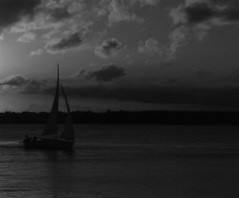
%> input picture pt2/boat.jpg, 239 x 198 px
$ octave --eval "imhisteq(imread('boat.jpg'));"   (GNU Octave 9; MATLAB toolbox functions it lacks are replaced by stand-ins)
%> lines starting %> are read from the running program, lines starting %| are printed output that depends on the picture
function imhisteq(image)
    aux = zeros(size(image));
    channel = 'RGB';
    k = 255.0/(size(image, 1)*size(image, 1)); % 255/RC
%> k = 0.0065

    figure, subplot(2,4,1);
    imhist(rgb2gray(image));
    title('Grayscale');
    grid on

    for i = 1:3,
        % Calculations
        [counts, binLoc] = imhist(image(:,:,i));

        for r = 1:size(aux, 1),
            for c = 1:size(aux, 2),
                aux(r,c,i) = round(k*sum(counts(1:double(image(r,c,i)))));
            end
        end

        % Ploting
        subplot(2,4,i+1);
        imhist(image(:,:,i));
        title(channel(i));
        grid on

        subplot(2,4,i+5);
        imhist(uint8(aux(:,:,i)));
        title(channel(i));
        grid on
    end
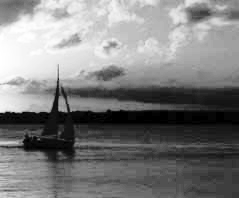
%> aux: size 198x239x3 double; min 0, max 308, mean 151.9; drawn with min black and max white
    G = uint8(aux);
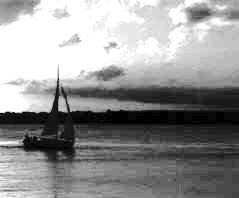
%> G: size 198x239x3 uint8; min 0, max 255, mean 147.5

    subplot(2,4,5);
    imhist(rgb2gray(G));
    title('Grayscale');
    grid on
    suptitle('Equaliza玢o de Histograma (histogramas)');
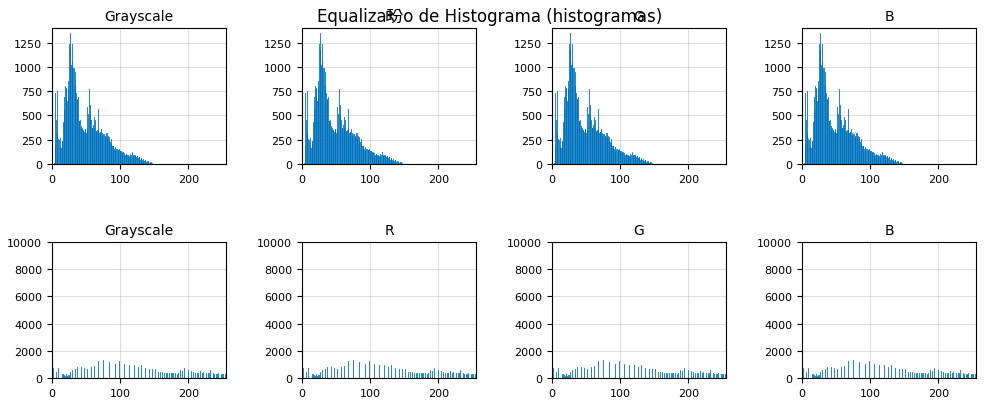
%> figure redrawn from the program's plot data, 8 panels; panel 1: highest point at x = 26, y = 1344; panel 3: highest point at x = 255, y = 8185

    pause;

    figure, subplot(1,2,1); imshow(image); title('Original');
    subplot(1,2,2); imshow(G); title('Equalizada');
    suptitle('Equaliza玢o de Histograma (compara玢o)');
end

$ run again, on pt2/castelo.jpg
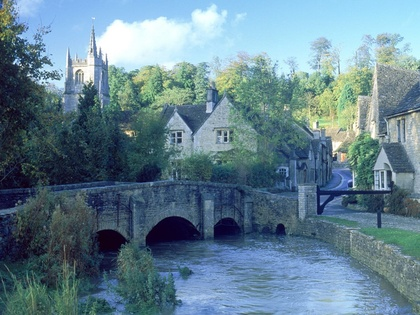
%> input picture pt2/castelo.jpg, 420 x 315 px, shrunk from 1024 x 768 before the run
%> after the loop in imhisteq, `for i = 1:3,`:
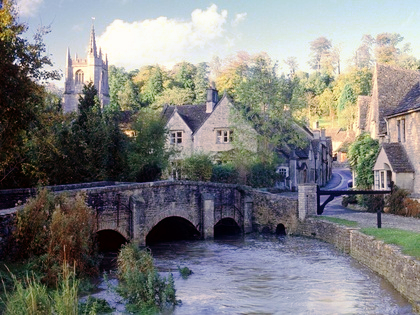
%> aux: size 315x420x3 double; mean R, G, B 169.1, 169.3, 168.9; drawn with min black and max white
%> in imhisteq, `G = uint8(aux);`:
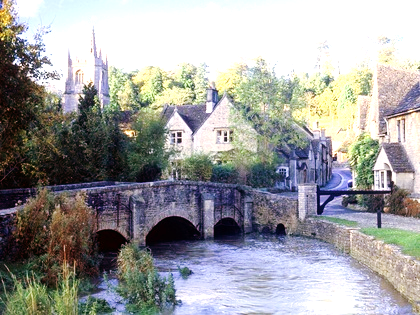
%> G: size 315x420x3 uint8; mean R, G, B 158.6, 158.8, 158.7
